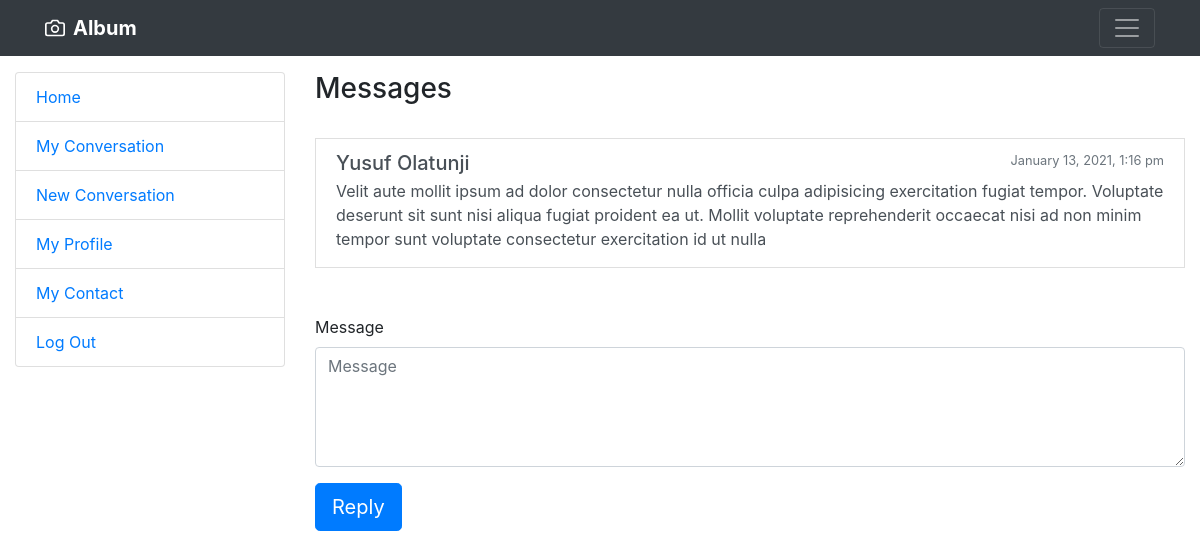
The app's page /view_conversation.php?id=1 (signed in) with its own data.
### tables this page shows
CREATE TABLE `message` (
  `SN` int(11) NOT NULL,
  `conversation_id` int(11) NOT NULL,
  `sender_id` int(11) NOT NULL,
  `message` text NOT NULL,
  `timestamp` bigint(20) NOT NULL,
  `created` timestamp NOT NULL DEFAULT current_timestamp() ON UPDATE current_timestamp(),
  `recipeint_read_status` tinyint(1) NOT NULL DEFAULT 0
);

CREATE TABLE `users` (
  `SN` int(11) NOT NULL,
  `username` varchar(30) NOT NULL,
  `email` varchar(40) NOT NULL,
  `fullname` varchar(40) NOT NULL,
  `password` text NOT NULL,
  `created` datetime NOT NULL DEFAULT current_timestamp(),
  `updated` datetime NOT NULL DEFAULT current_timestamp() ON UPDATE current_timestamp()
);

### require/DB.php (called while the page is built, shortened)
<?php
class DB{
    var $connection;
    public function __construct($host,$username,$password,$database){
        $this->host = $host;
        $this->username = $username;
        $this->password =$password;
        $this->database = $database;
        $this->connection = new mysqli($this->host,$this->username,$this->password,$this->database);
        return $this;
    }
    public function query($query_string){
        return $this->connection->query($query_string);
    }
}
$database = new DB('localhost', 'root', '', 'sample_app');

### require/checklogin.php (called while the page is built, shortened)
<?php
require "DB.php";
function getUser($user_id,$database){
    $user = $database->query("select * from users where SN=$user_id");
    return $user->fetch_assoc();
}

### view_conversation.php (the view, shortened to what this page needs)
<?php
require "require/checklogin.php";
?>
<!doctype html>
<html lang="en">
<head>
    <link href="css/bootstrap.min.css" rel="stylesheet">
</head>
<body>
<?php
include "include/header.php";
?>
<div class="container-fluid">
    <div class="row">
        <?php
        include "include/sidebar.php";
        ?>
        <div class="col-sm-12 col-lg-9 mt-3">
            <h3>Messages</h3>
            <?php
            $id = $_GET['id'];
            $messages = $database->query("select * from message where conversation_id=$id order by SN ASC");
            while($msg = $messages->fetch_assoc()) {
                $user = getUser($msg['sender_id'],$database);
                ?>
                <br/>
                <a href="#" class="list-group-item list-group-item-action">
                    <div class="d-flex w-100 justify-content-between">
                        <h5 class="mb-1"><?php echo $user['fullname']  ?></h5>
                        <small class="text-muted">
                            <?php
                            echo date("F j, Y, g:i a",$msg['timestamp']);
                            ?>
                        </small>
                    </div>
                    <p class="mb-1"><?php echo $msg['message'] ?></p>
                </a>
                <?php
            }
            ?>
            <form action="" method="post" class="mt-5">
                <div class="form-group">
                    <label>Message</label>
                    <textarea class="form-control" required placeholder="Message" style="height: 120px;" name="message"></textarea>
                </div>
                <button class="btn btn-primary btn-lg" name="submit" value="message" type="submit">Reply</button>
            </form>
        </div>
    </div>
</div>
</body>
</html>

### records on screen
message: users.fullname "Yusuf Olatunji", timestamp "January 13, 2021, 1:16 pm", message "Velit aute mollit ipsum ad dolor consectetur nulla officia culpa adipisicing exercitation fugiat tempor. Voluptate deserunt sit sunt nisi aliqua fugiat proident ea ut. Mollit voluptate reprehenderit occaecat nisi ad non minim tempor sunt voluptate consectetur exercitation id ut nulla"
